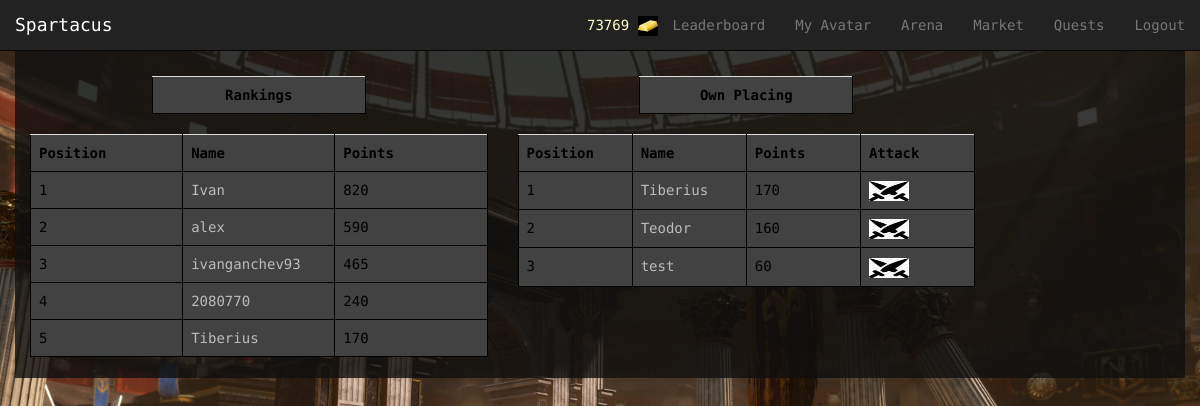
The app's page /Spartacus/arena/ (signed in) with its own data.
### Spartacus/models.py (models this page shows, shortened)
class Avatar(models.Model):
    user = models.OneToOneField(User)
    picture = models.ImageField(upload_to='profile_images', blank=True)
    cash = models.IntegerField(default = 100)
    attack = models.IntegerField(default= 10)
    deffence = models.IntegerField(default= 10)
    strength = models.IntegerField(default= 10)
    agility = models.IntegerField(default= 10)
    intelligence = models.IntegerField(default = 10)
    isFighting = models.BooleanField(default=False)
    victories = models.IntegerField(default = 0)
    points = models.IntegerField(default = 0) # for ranking...every time a gladiator fights get some amount of points

### Spartacus/views.py (the view, shortened to what this page needs)
@login_required
def arena(request):
    context_dict = {}
    try:
        avatars = Avatar.objects.order_by('-points')[:5]
        context_dict['avatars'] = avatars
    except:
        print "Query fail leaderboard"
    timePassed = True
    fightStartedAt = request.session.get("fightStartedAt")
    if timePassed:
        user = request.user
        try:
            opponents = Avatar.objects.exclude(user = user).order_by('-points')
            you = Avatar.objects.get(user = user)
            you.isFighting = False
            you.save()
            relevant_opponents = []
            for opponent in opponents:
                point_difference = int(opponent.points) - int(you.points)
                if point_difference < 200 and point_difference > - 200:
                    relevant_opponents += [opponent]
            context_dict['opponents'] = relevant_opponents
        except:
            print "Query fail Arena"
    context_dict['time_passed']=timePassed
    return render(request, 'Spartacus/arena.html', context_dict)

### templates/Spartacus/arena.html (shortened to what this page needs)
{% extends 'Spartacus/base.html' %}
{% load staticfiles %}
{% block body_block %}
<div class="container">
{% if time_passed %}
	<div class="row" id="split">
	</div>
	<div class="row">
		<div class="col-xs-5">
			<div class="row">
				<div class="col-xs-6 col-xs-offset-3">
					<table class="table">
						<th style="text-align: center">Rankings</th>
					</table>
				</div>
			</div>
			<table class="table">
				<th>Position</th>
				<th>Name</th>
				<th>Points</th>
				{% for avatar in avatars %}
					<tr id="rank">
					<td></td>
					<td><a href="{% url 'avatar_view' avatar.user.username %}">{{ avatar.user.username}} </a></td>
					<td>{{avatar.points}}</td>
					</tr>
				{% endfor %}
			</table>
            <div class="col-xs-12">
            </div>
		</div>
        <div class="col-xs-5">
			<div class="row">
				<div class="col-xs-6 col-xs-offset-3">
					<table class="table">
						<th style="text-align: center">Own Placing</th>
					</table>
				</div>
			</div>
			<table class="table">
				<th>Position</th>
				<th>Name</th>
				<th>Points</th>
                <th>Attack</th>
				{% for opponent in opponents %}
					<tr id="rank">
					<td></td>
					<td><a href="{% url 'avatar_view' opponent.user.username %}">{{ opponent.user.username}} </a></td>
					<td>{{opponent.points}}</td>
                    <td><a href="{% url 'battle' opponent.user.username %}">
                        <img src = "{% static 'images/attack.jpg' %}" width = "40" height = "20">
                    </a></td>
					</tr>
				{% endfor %}
			</table>
            <div class="col-xs-12">
            </div>
		</div>
	</div>
{% else %}
        <div align="center"><h2>Please wait for {{ time_left }} seconds.</h2></div>
{% endif %}
</div>
{% endblock %}
{% block gold %}
{% if user.is_authenticated %}
   {{ user.avatar.cash }} <img  src="{% static 'images/gold.jpg' %}" width = "20" height = "20"/>
{% endif %}
{% endblock %}

### static/css/styles.css (style rules this page uses)
html,body { height: 100%; font-family: 'Droid Sans Mono', sans-serif; }
body { padding-top: 51px; background: #1E1E1E; color: #f9f9f9; }
a { color:#bcbcbc; }

### static/css/mystyles.css (style rules this page uses)
table { table-layout: fixed; }
table,th, td, tr { background-color: #424242; color: black; border: 1px solid black; white-space: nowrap; overflow: hidden; text-overflow: ellipsis; }
div#split { height: 25px; }
div.container { background: rgba(15,15,15, 0.8)!important; }

### templates/Spartacus/arena.html (style rules this page uses)
table { counter-reset: rowNumber; }
#rank { counter-increment: rowNumber; }
table tr td:first-child::before { content: counter(rowNumber); min-width: 1em; margin-right: 0.5em; }

### records on screen
Avatar: user.username "Ivan", points "820"
Avatar: user.username "alex", points "590"
Avatar: user.username "ivanganchev93", points "465"
Avatar: user.username "2080770", points "240"
Avatar: user.username "Tiberius", points "170"
Avatar: user.username "Teodor", points "160"
Avatar: user.username "test", points "60"

### other values on screen
{{ user.avatar.cash }} "73769"
